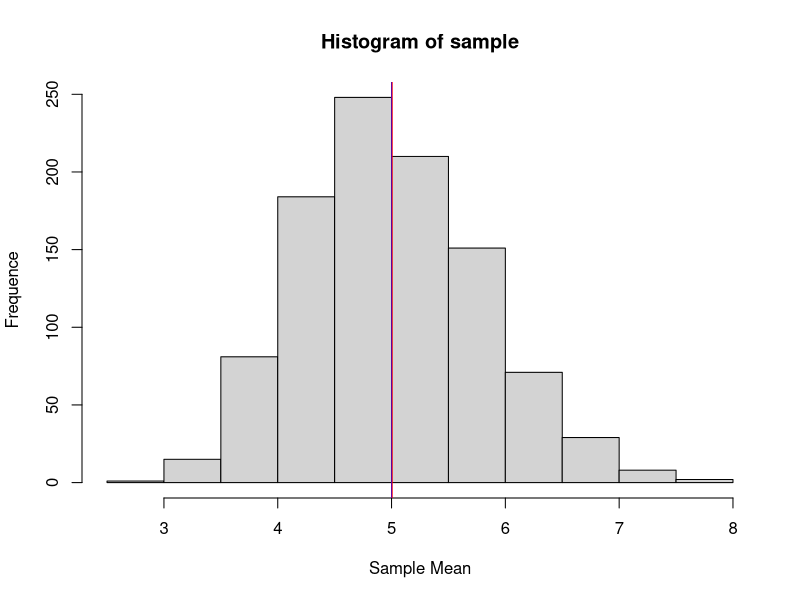

Generate this figure with R: (Note: this script raises an error after producing the figure.)
    # Part 1: Simulation Exercise Instructions
    
    ## First things first: Load data
    #Load data and parameters from exercise
    
    #Number os samples
    n <- 40
    
    #Lambda = 0.2
    lambda <- 0.2
    
    #Number of simulations
    b <- 1000
    
    #CI = 95%
    z <- 1.96
    
    #As data is from aleatory distribution generation, set seed for reproducibility
    set.seed(96)
    
    ## 1. Show the sample mean and compare it to the theoretical mean of the distribution.
    
    
    #Create a table to hold data
    data <- matrix(rexp(n * b, rate = lambda), b)
    
    #Simulated mean per sample row 
    sample <- rowMeans(data)
    
    #Mean of means
    simMeanMean <- mean(sample)
    
    #Theoretical exponential mean
    theMean <- 1/lambda
    
    #Histogram of the sample means and theoretical mean
    hist(sample, xlab="Sample Mean", ylab = "Frequence")
    abline(v=theMean, col="blue", lwd=1)
    abline(v=simMeanMean, col="red", lwd=1)
    print(paste("Simulated exponential mean: ", round(simMeanMean, 2)))
    print(paste("Theoretical mean: ", round(theMean, 2)))

    print(paste("simulated exponential variance: ", round(var(simMean), 2)))
    
    par(mfrow = c(1, 1))
    simNorm <- rnorm(1000, mean = simMeanMean, sd = sd(sample))
    hist(sample, breaks = 20, main = "Exponential Distribution - Lambda equals to 0.2", xlab = "Means", col = "red")
    hist(simNorm, breaks = 20, main = "Normal Distribution - Mean and SD from sample", xlab = "Normal", col = "blue")
    
    
    library(ggplot2)
    library(stats)
    data(ToothGrowth)
    
  
    
    summary(ToothGrowth)
    str(ToothGrowth)
    qplot(x=supp,y=len,data=ToothGrowth, facets=~dose, main="Tooth growth grouped by Supplement type and dosage",xlab="Supplement type", ylab="Tooth length") + geom_boxplot(aes(fill = supp))
    
    t.test(x = ToothGrowth$len, data = ToothGrowth, paired = FALSE, conf.level = 0.95)$conf
    mean(ToothGrowth[ToothGrowth$supp == "OJ", ]$len)
    mean(ToothGrowth[ToothGrowth$supp == "VC", ]$len)    